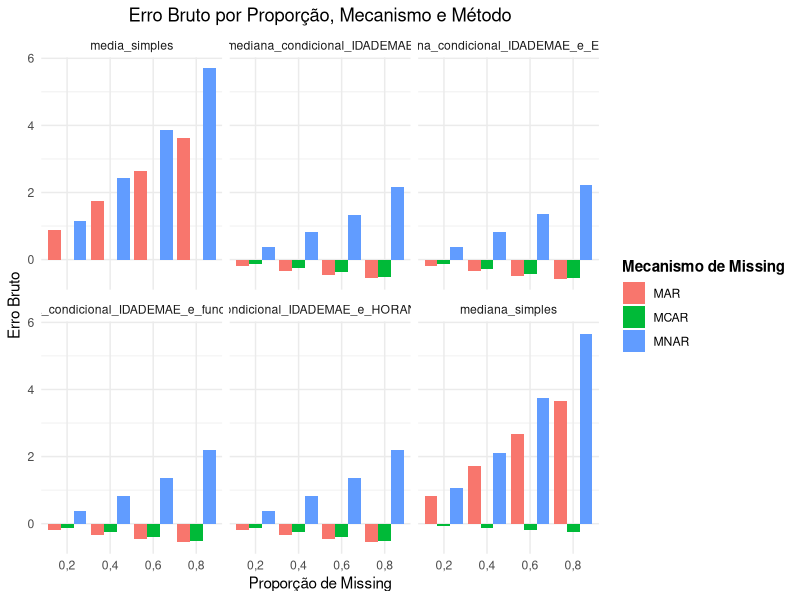
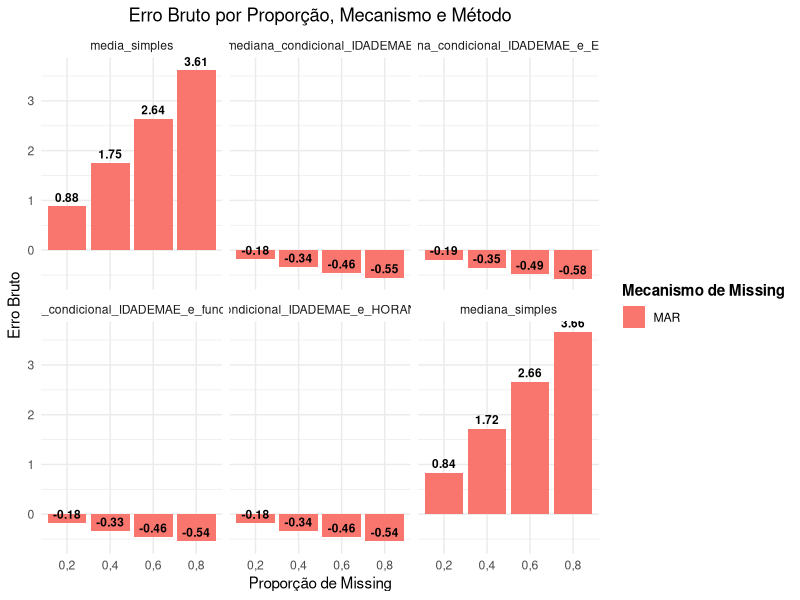
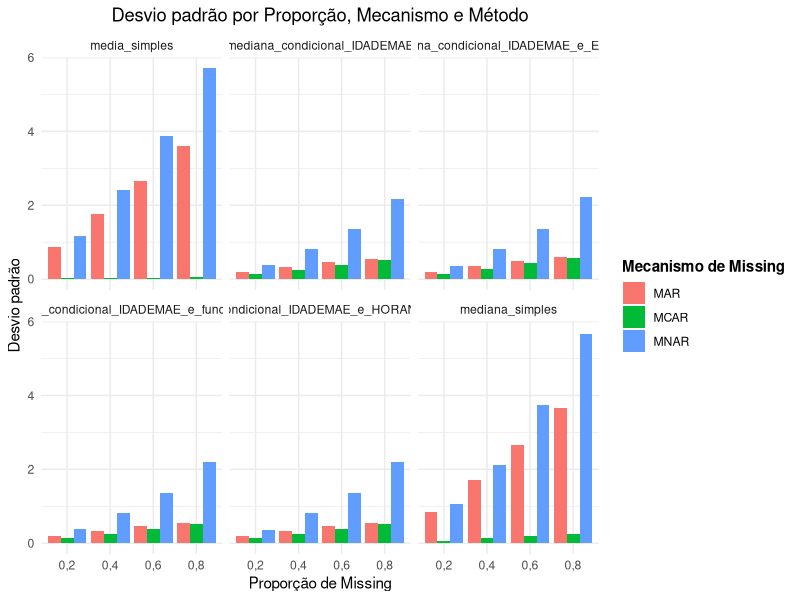
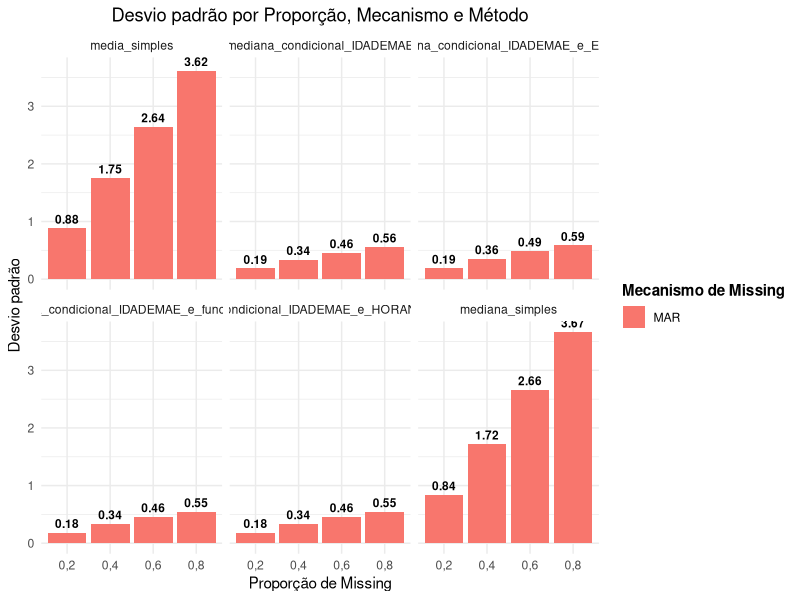

These charts were generated, in order, by the following R code:
## ---- chunk 1
library(dplyr)
require(tidyverse)
library(ggplot2)
library(writexl)
## ---- chunk 2
library(readxl)
metricas_resultado <- read_excel("metricas_resultado.xlsx")
## ---- chunk 3


## ---- chunk 4


ggplot(metricas_resultado, aes(x = as.factor(proporcao), y = `Erro Bruto`, fill = mecanismo)) +
  geom_bar(stat = "identity", position = "dodge") +
  facet_wrap(~ metodo) +
  labs(
    x = "Proporção de Missing",
    y = "Erro Bruto",
    fill = "Mecanismo de Missing",
    title = "Erro Bruto por Proporção, Mecanismo e Método"
  ) +
  theme_minimal() +
  theme(
    legend.title = element_text(face = "bold"),
    plot.title = element_text(hjust = 0.5)
  )

## ---- chunk 5
metricas_resultado_filtrado = metricas_resultado %>%
  filter(metodo != "imputação pela média" & metodo != "imputação pela mediana" )%>%
  filter(mecanismo== "MAR")

ggplot(metricas_resultado_filtrado, aes(x = as.factor(proporcao), y = `Erro Bruto`, fill = mecanismo)) +
  geom_bar(stat = "identity", position = "dodge") +
  geom_text(aes(label = round(`Erro Bruto`, 2)), 
          vjust = -0.5, 
          fontface = "bold", 
          color = "black", 
          size = 3)+
  facet_wrap(~ metodo) +
  labs(
    x = "Proporção de Missing",
    y = "Erro Bruto",
    fill = "Mecanismo de Missing",
    title = "Erro Bruto por Proporção, Mecanismo e Método"
  ) +
  theme_minimal() +
  theme(
    legend.title = element_text(face = "bold"),
    plot.title = element_text(hjust = 0.5)
  )

## ---- chunk 6
ggplot(metricas_resultado, aes(x = as.factor(proporcao), y = `Desvio padrão`, fill = mecanismo)) +
  geom_bar(stat = "identity", position = "dodge") +
  facet_wrap(~ metodo) +
  labs(
    x = "Proporção de Missing",
    y = "Desvio padrão",
    fill = "Mecanismo de Missing",
    title = "Desvio padrão por Proporção, Mecanismo e Método"
  ) +
  theme_minimal() +
  theme(
    legend.title = element_text(face = "bold"),
    plot.title = element_text(hjust = 0.5)
  )
## ---- chunk 7
metricas_resultado_filtrado = metricas_resultado %>%
  filter(metodo != "imputação pela média" & metodo != "imputação pela mediana" )%>%
  filter(mecanismo== "MAR")

ggplot(metricas_resultado_filtrado, aes(x = as.factor(proporcao), y = `Desvio padrão`, fill = mecanismo)) +
  geom_bar(stat = "identity", position = "dodge") +
  geom_text(aes(label = round(`Desvio padrão`, 2)), 
          vjust = -0.5, 
          fontface = "bold", 
          color = "black", 
          size = 3)+
  facet_wrap(~ metodo) +
  labs(
    x = "Proporção de Missing",
    y = "Desvio padrão",
    fill = "Mecanismo de Missing",
    title = "Desvio padrão por Proporção, Mecanismo e Método"
  ) +
  theme_minimal() +
  theme(
    legend.title = element_text(face = "bold"),
    plot.title = element_text(hjust = 0.5)
  )

## ---- chunk 8
library(dplyr)
library(tidyr)
library(knitr)
library(kableExtra)

# 1. Corrigir a proporção para formato percentual
metricas_resultado_formatado <- metricas_resultado %>%
  mutate(
    proporcao = case_when(
      proporcao == "0,2" ~ "20%",
      proporcao == "0,4" ~ "40%",
      proporcao == "0,6" ~ "60%",
      proporcao == "0,8" ~ "80%",
      TRUE ~ proporcao
    )
  )

# 2. Reestruturar para formato largo: cada método como duas colunas (Erro e Desvio)
metricas_larga <- metricas_resultado_formatado %>%
  pivot_wider(
    id_cols = c(mecanismo, proporcao),
    names_from = metodo,
    values_from = c(`Erro Bruto`, `Desvio padrão`)
  )

metricas_larga <- metricas_larga %>%
  mutate(across(where(is.numeric), ~ sprintf("%.2f", .)))

# Detectar dinamicamente os métodos
nomes_metodos <- unique(metricas_resultado$metodo)

# Construir col.names
col_names <- c(
  "Mecanismo de ausência", "Percentual de dado faltante",
  unlist(lapply(nomes_metodos, function(metodo) c("Erro Bruto", "Desvio Padrão")))
)

# Construir header_above dinamicamente
header_above <- c(" " = 2)
for (metodo in nomes_metodos) {
  header_above[metodo] <- 2
}

# Gerar a tabela LaTeX
latex_table = kable(metricas_larga,
      format = "latex",
      booktabs = TRUE,
      align = c("l", "l", rep("r", ncol(metricas_larga) - 2)),
      escape = FALSE,
      col.names = col_names
) %>%
  add_header_above(header_above) %>%
  pack_rows("MCAR", 1, 4) %>%
  pack_rows("MAR", 5, 8) %>%
  pack_rows("MNAR", 9, 12) %>%
  kable_styling(latex_options = c("hold_position", "striped"))


latex_table <- gsub("\\\\cellcolor\\{.*?\\}", "", latex_table)


writeLines(latex_table, "metricas_resultado_simulacao.tex")
